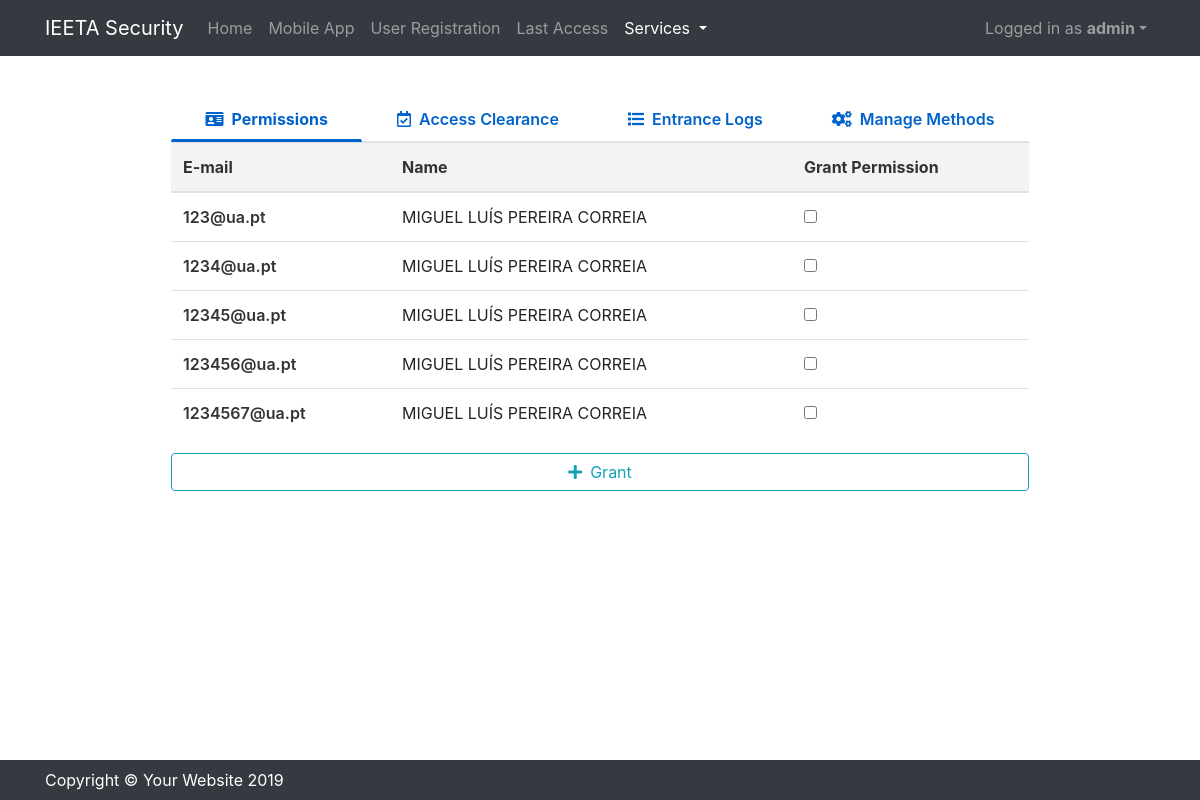
Page /sec_dashboard/ (signed in) on the earlier database version.
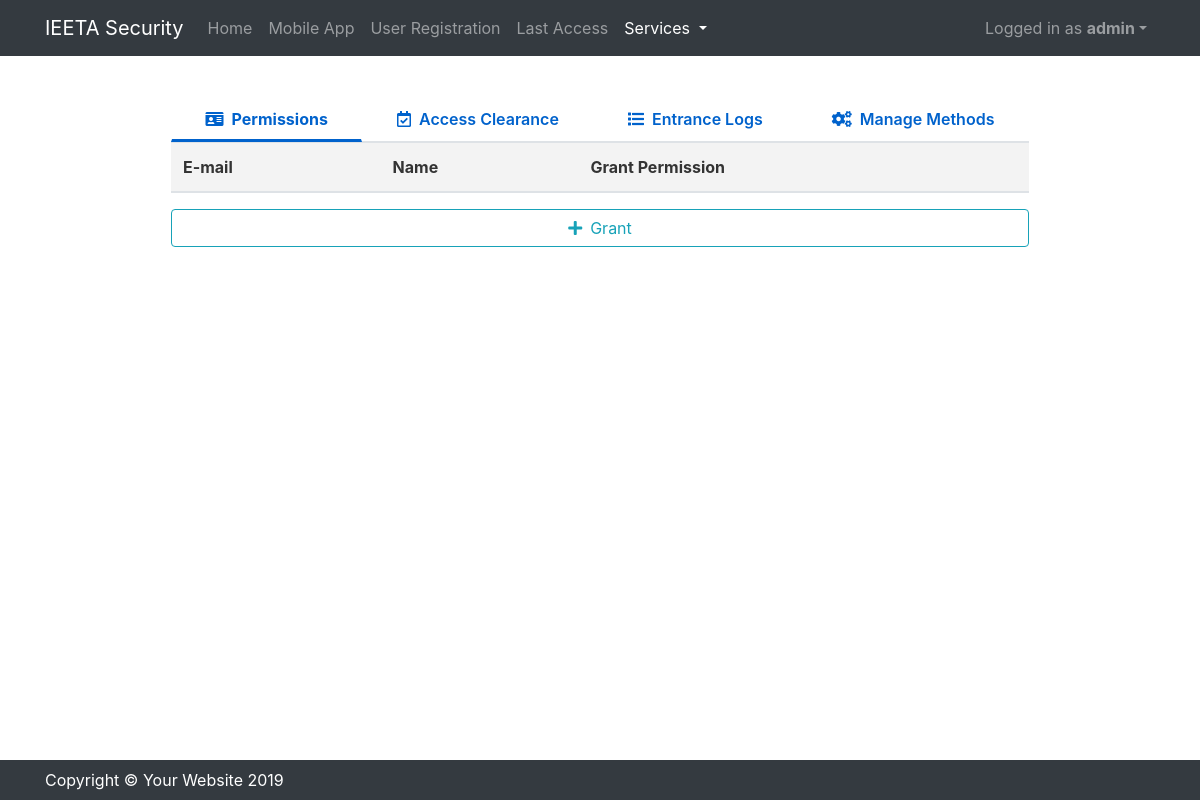
Same page on the later database version.
### pi_django/models.py (models this page shows)
class Permission(models.Model):
    state = models.BooleanField(default=False)
    start_time = models.DateTimeField(blank=True, null=True)
    end_time = models.DateTimeField(blank=True, null=True)
    user = models.OneToOneField(User, on_delete=models.CASCADE)

### pi_django/views.py (the view, shortened to what this page needs)
# urls.py: path('sec_dashboard/', views.security_dashboard),
@login_required
@user_passes_test(lambda u: u.is_superuser)
def security_dashboard(request):
    tparams = {'revoke_tab': False, 'method_tab': False}
    permissions = Permission.objects.filter(state=False)
    tparams['permissions'] = permissions
    accesses = Permission.objects.filter(state=True)
    tparams['accesses'] = accesses
    logs = Log.objects.all().order_by('time_stamp').reverse()
    tparams['logs'] = logs
    tparams['methods'] = Method.objects.all()
    return render(request, 'sec_dashboard.html', tparams)

### templates/sec_dashboard.html (shortened to what this page needs)
<!DOCTYPE html>
<html lang="en">
{% load static %}
<head>
  <link href="{% static "vendor/bootstrap/css/bootstrap.min.css" %}" rel="stylesheet">
  <link href="{% static "css/small-business.css" %}" rel="stylesheet">
  <link rel="stylesheet" href="https://use.fontawesome.com/releases/v5.7.2/css/all.css">
</head>
<body style="padding-bottom: 70px;">
  <nav class="navbar navbar-expand-lg navbar-dark bg-dark fixed-top">
    <div class="container">
      <a class="navbar-brand" href="/">IEETA Security</a>
      <div class="collapse navbar-collapse" id="navbarResponsive">
        <ul class="navbar-nav mr-auto">
          <li class="nav-item">
            <a class="nav-link" href="/">Home
            </a>
          </li>
            <li class="nav-item">
            <a class="nav-link" href="/mobile_app">Mobile App</a>
          </li>
            {% ifequal user.is_superuser True %}
                <li class="nav-item">
                    <a class="nav-link" href="/register">User Registration</a>
                </li>
                <li class="nav-item">
                    <a class="nav-link" href="/last_access">Last Access</a>
                </li>
            {% endifequal %}
          <li class="nav-item dropdown active">
            <a class="nav-link dropdown-toggle" href="#" id="navbarDropdown" role="button" data-toggle="dropdown" aria-haspopup="true" aria-expanded="false">
                Services
            </a>
          </li>
        </ul>
          <ul class="nav navbar-nav">
              <div class="dropdown">
                <a class="nav-link dropdown-toggle" role="button" id="dropdownMenuLink" data-toggle="dropdown" aria-haspopup="true" aria-expanded="false">Logged in as <strong>{{ user.username }}</strong></a>
              </div>
          </ul>
      </div>
    </div>
  </nav>
  <div class="container" style="margin-top:20px; margin-bottom:20px;">
            <section id="tabs" class="project-tab">
            <div class="container">
                <div class="row">
                    <div class="col-md-12">
                        <nav>
                            <div class="nav nav-tabs nav-fill" id="nav-tab" role="tablist">
                                <a class="nav-item nav-link {% if revoke_tab == False and method_tab == False %} active{% endif %}" id="nav-home-tab" data-toggle="tab" href="#nav-permissions" role="tab" aria-controls="nav-home" aria-selected="true"><i style="margin-right: 8px" class="fas fa-id-card"></i>Permissions</a>
                                <a class="nav-item nav-link {% ifequal revoke_tab True %} active{% endifequal %}" id="nav-contact-tab" data-toggle="tab" href="#nav-contact" role="tab" aria-controls="nav-contact" aria-selected="false"><i style="margin-right: 8px" class="far fa-calendar-check"></i>Access Clearance</a>
                                <a class="nav-item nav-link" id="nav-profile-tab" data-toggle="tab" href="#nav-profile" role="tab" aria-controls="nav-profile" aria-selected="false"><i style="margin-right: 8px" class="fas fa-list"></i>Entrance Logs</a>
                                <a class="nav-item nav-link {% ifequal method_tab True %} active{% endifequal %}" id="nav-profile-tab" data-toggle="tab" href="#nav-manage" role="tab" aria-controls="nav-profile" aria-selected="false"><i style="margin-right: 8px" class="fas fa-cogs"></i>Manage Methods</a>
                            </div>
                        </nav>
                        <div class="tab-content" id="nav-tabContent">
                            <div class="tab-pane fade show {% if revoke_tab == False and method_tab == False %} active{% endif %}" id="nav-permissions" role="tabpanel" aria-labelledby="nav-home-tab">
                                <form action="." name="permissionForm" method="post">
                                     <table class="table" cellspacing="0">
                                         <thead>
                                            <tr>
                                                <th>E-mail</th>
                                                <th>Name</th>
                                                <th>Grant Permission</th>
                                            </tr>
                                        </thead>
                                        <tbody>
                                        {% for perm in permissions %}
                                            <tr>
                                                <td><a href="/manage_user/{{ perm.user.email }}/">{{ perm.user.email }}</a></td>
                                                <td>{{ perm.user.last_name }}</td>
                                                <td><input type="checkbox" name="grant" value="{{ perm.user.email }}"></td>
                                            </tr>
                                        {% endfor %}
                                        </tbody>
                                    </table>
                                    <button type="submit" class="btn btn-outline-info btn-block"><i style="margin-right: 8px" class="fas fa-plus"></i>Grant</button>
                                </form>
                            </div>
                        </div>
                    </div>
                </div>
            </div>
        </section>
  </div>
  <footer class=" bg-dark navbar fixed-bottom">
    <div class="container">
      <p class="m-0 text-center text-white">Copyright &copy; Your Website 2019</p>
    </div>
  </footer>
</body>
</html>

### static/css/small-business.css (style rules this page uses)
body { padding-top: 56px; }

### templates/sec_dashboard.html (style rules this page uses)
.project-tab { padding: 10%; margin-top: -8%; }
.project-tab #tabs .nav-tabs .nav-item.show .nav-link, .nav-tabs .nav-link.active { color: #0062cc; background-color: transparent; border-color: transparent transparent #f3f3f3; border-bottom: 3px solid !important; font-size: 16px; font-weight: bold; }
.project-tab .nav-link { border: 1px solid transparent; border-top-left-radius: .25rem; border-top-right-radius: .25rem; color: #0062cc; font-size: 16px; font-weight: 600; }
.project-tab thead { background: #f3f3f3; color: #333; }
.project-tab a { text-decoration: none; color: #333; font-weight: 600; }

Differences in the rows shown:
removed Permission: user.email "123@ua.pt", user.last_name "MIGUEL LUÍS PEREIRA CORREIA"
removed Permission: user.email "1234@ua.pt", user.last_name "MIGUEL LUÍS PEREIRA CORREIA"
removed Permission: user.email "12345@ua.pt", user.last_name "MIGUEL LUÍS PEREIRA CORREIA"
removed Permission: user.email "123456@ua.pt", user.last_name "MIGUEL LUÍS PEREIRA CORREIA"
removed Permission: user.email "1234567@ua.pt", user.last_name "MIGUEL LUÍS PEREIRA CORREIA"
